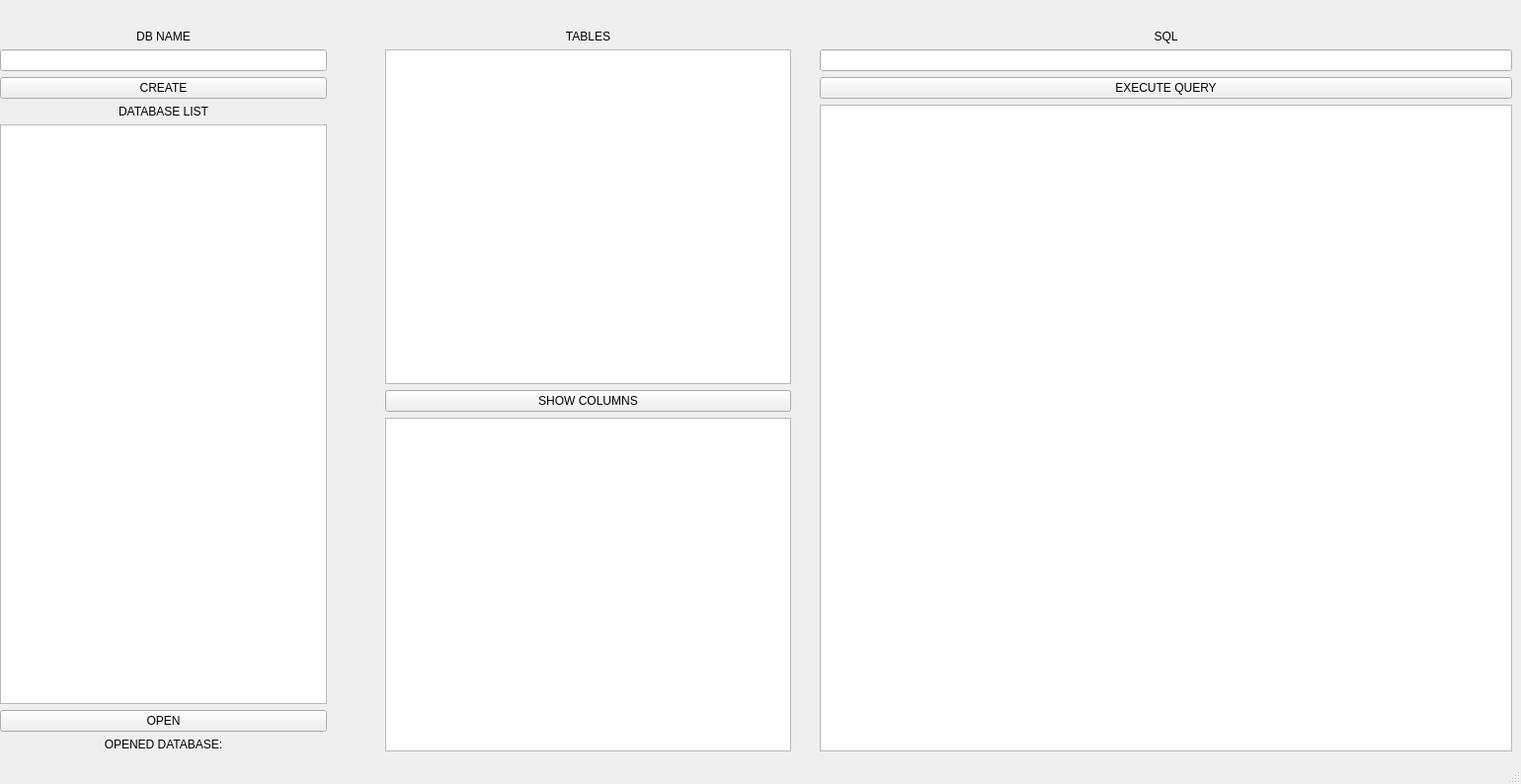
<?xml version="1.0" encoding="UTF-8"?>
<ui version="4.0">
 <class>MainWindow</class>
 <widget class="QMainWindow" name="MainWindow">
  <property name="geometry">
   <rect>
    <x>0</x>
    <y>0</y>
    <width>1540</width>
    <height>794</height>
   </rect>
  </property>
  <property name="windowTitle">
   <string>MainWindow</string>
  </property>
  <widget class="QWidget" name="centralwidget">
   <widget class="QWidget" name="verticalLayoutWidget">
    <property name="geometry">
     <rect>
      <x>0</x>
      <y>30</y>
      <width>331</width>
      <height>731</height>
     </rect>
    </property>
    <layout class="QVBoxLayout" name="dbLayout">
     <item>
      <widget class="QLabel" name="dbName">
       <property name="text">
        <string>DB NAME</string>
       </property>
       <property name="alignment">
        <set>Qt::AlignmentFlag::AlignCenter</set>
       </property>
       <property name="margin">
        <number>10</number>
       </property>
      </widget>
     </item>
     <item>
      <widget class="QLineEdit" name="dbNameEdit">
       <property name="text">
        <string/>
       </property>
      </widget>
     </item>
     <item>
      <widget class="QPushButton" name="dbNameButton">
       <property name="text">
        <string>CREATE</string>
       </property>
      </widget>
     </item>
     <item>
      <widget class="QLabel" name="dbListName">
       <property name="text">
        <string>DATABASE LIST</string>
       </property>
       <property name="alignment">
        <set>Qt::AlignmentFlag::AlignCenter</set>
       </property>
       <property name="margin">
        <number>10</number>
       </property>
      </widget>
     </item>
     <item>
      <widget class="QListView" name="dbList"/>
     </item>
     <item>
      <widget class="QPushButton" name="dbOpenButton">
       <property name="text">
        <string>OPEN</string>
       </property>
      </widget>
     </item>
     <item>
      <widget class="QLabel" name="dbOpenedName">
       <property name="text">
        <string>OPENED DATABASE:</string>
       </property>
       <property name="alignment">
        <set>Qt::AlignmentFlag::AlignCenter</set>
       </property>
       <property name="margin">
        <number>10</number>
       </property>
      </widget>
     </item>
    </layout>
   </widget>
   <widget class="QWidget" name="verticalLayoutWidget_2">
    <property name="geometry">
     <rect>
      <x>830</x>
      <y>30</y>
      <width>701</width>
      <height>731</height>
     </rect>
    </property>
    <layout class="QVBoxLayout" name="queryLayout">
     <item>
      <widget class="QLabel" name="sql">
       <property name="text">
        <string>SQL</string>
       </property>
       <property name="alignment">
        <set>Qt::AlignmentFlag::AlignCenter</set>
       </property>
      </widget>
     </item>
     <item>
      <widget class="QLineEdit" name="queryEdit"/>
     </item>
     <item>
      <widget class="QPushButton" name="execQuery">
       <property name="text">
        <string>EXECUTE QUERY</string>
       </property>
      </widget>
     </item>
     <item>
      <widget class="QTableView" name="dbView">
       <property name="sizePolicy">
        <sizepolicy hsizetype="Expanding" vsizetype="Expanding">
         <horstretch>0</horstretch>
         <verstretch>0</verstretch>
        </sizepolicy>
       </property>
      </widget>
     </item>
    </layout>
   </widget>
   <widget class="QWidget" name="verticalLayoutWidget_3">
    <property name="geometry">
     <rect>
      <x>390</x>
      <y>30</y>
      <width>411</width>
      <height>731</height>
     </rect>
    </property>
    <layout class="QVBoxLayout" name="detailedDBLayout">
     <item>
      <widget class="QLabel" name="tables">
       <property name="text">
        <string>TABLES</string>
       </property>
       <property name="alignment">
        <set>Qt::AlignmentFlag::AlignCenter</set>
       </property>
       <property name="margin">
        <number>10</number>
       </property>
      </widget>
     </item>
     <item>
      <widget class="QTableView" name="columnsView"/>
     </item>
     <item>
      <widget class="QPushButton" name="showColumnButton">
       <property name="text">
        <string>SHOW COLUMNS</string>
       </property>
      </widget>
     </item>
     <item>
      <widget class="QTableView" name="columnView"/>
     </item>
    </layout>
   </widget>
  </widget>
  <widget class="QStatusBar" name="statusbar"/>
 </widget>
 <resources/>
 <connections/>
</ui>
